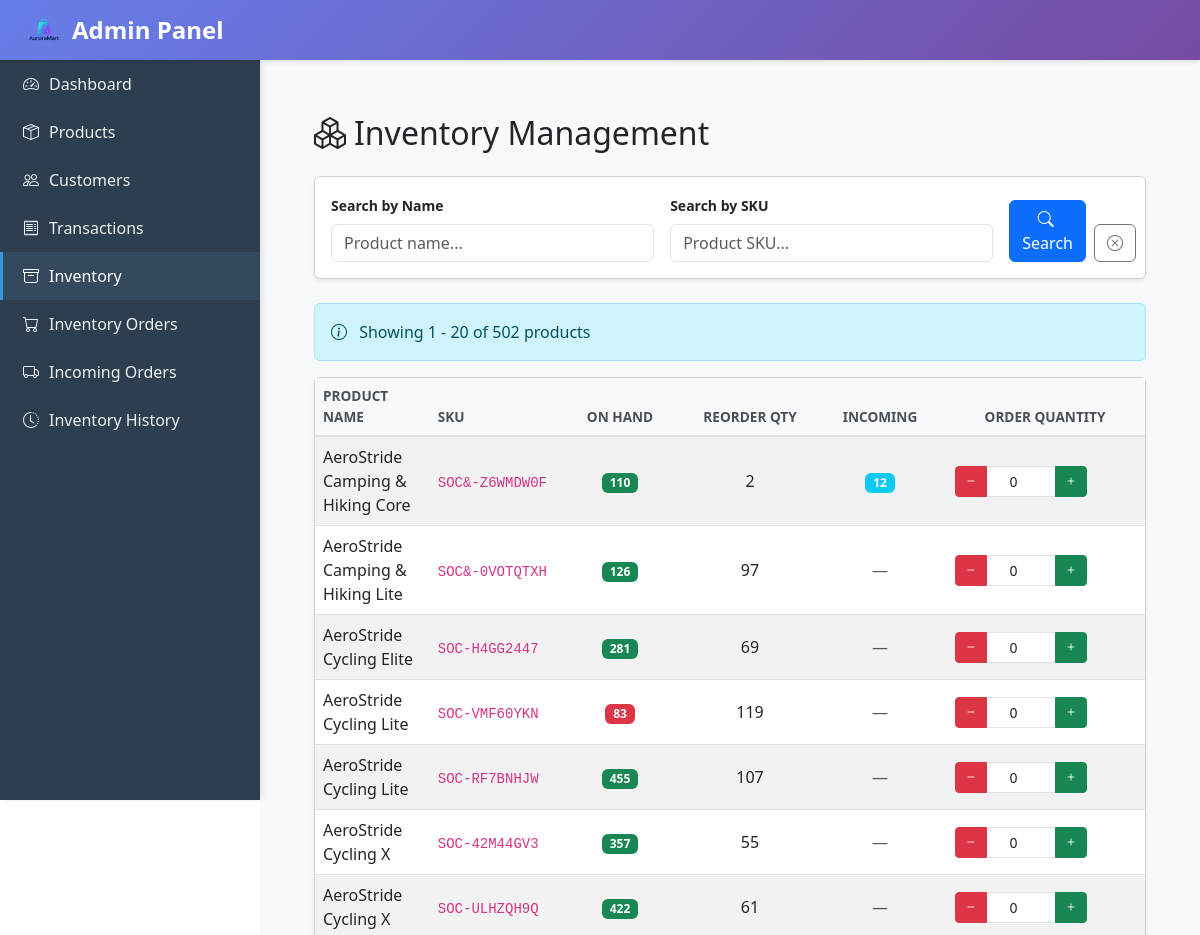
Before: /admin_panel/inventory/ (upper part) with the older database file.
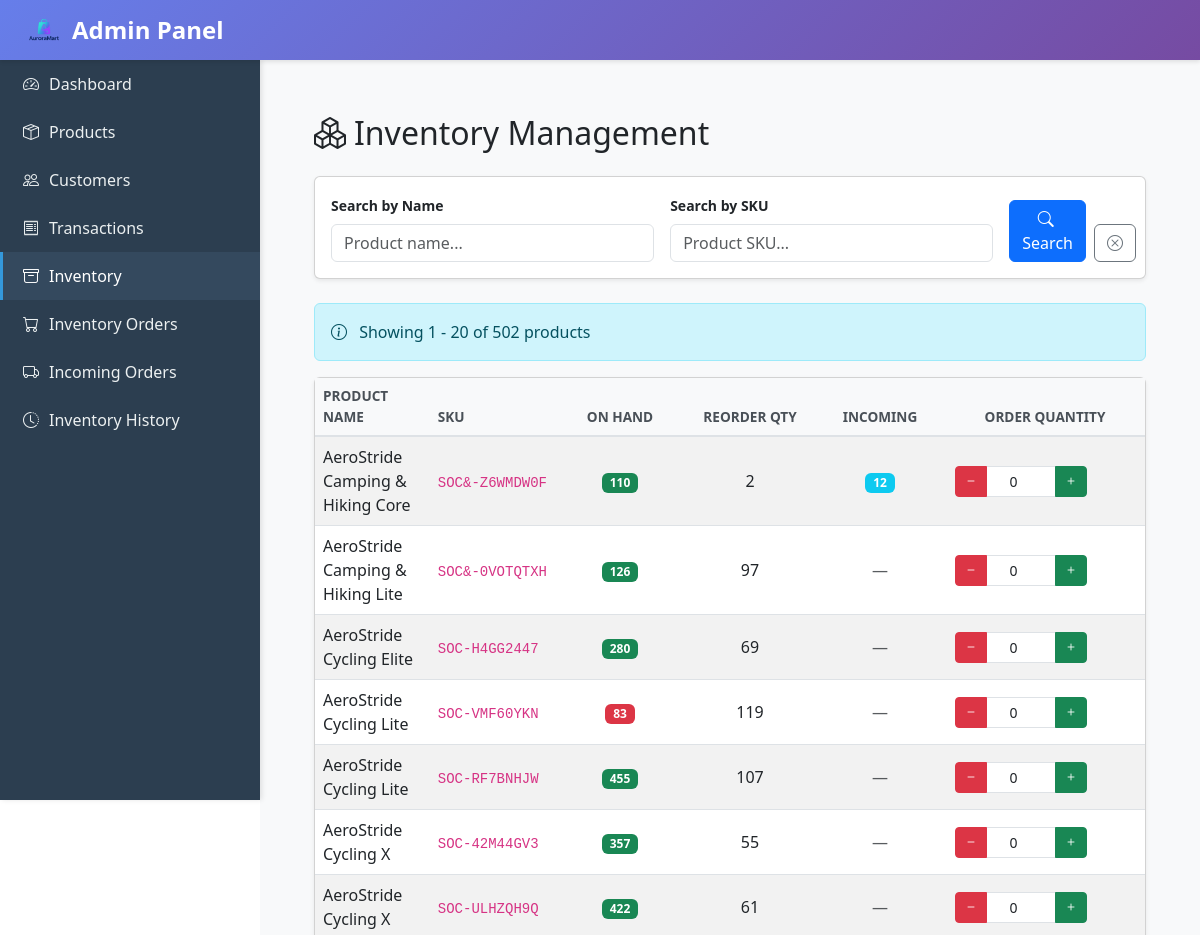
After: the same page with the newer database file.
### auroramart/models.py (models this page shows, shortened)
class Product(models.Model):
    sku = models.CharField(max_length=64, unique=True, verbose_name="SKU Code")
    name = models.CharField(max_length=255, verbose_name="Product Name")
    description = models.TextField(blank=True, verbose_name="Product Description")
    category = models.ForeignKey(
        Category, related_name="products", on_delete=models.PROTECT, verbose_name="Product Category"
    )
    subcategory = models.ForeignKey(
        SubCategory, related_name="products", on_delete=models.PROTECT, verbose_name="Product Subcategory"
    )
    quantity_on_hand = models.PositiveIntegerField(default=0, validators=[MinValueValidator(0)])
    reorder_quantity = models.PositiveIntegerField(default=10, validators=[MinValueValidator(0)])
    unit_price = models.DecimalField(
        max_digits=10, decimal_places=2, default=0.00, validators=[MinValueValidator(0)]
    )
    rating = models.DecimalField(
        max_digits=3,
        decimal_places=1,
        default=0.0,
        null=True,
        blank=True,
        validators=[MinValueValidator(0), MaxValueValidator(5)],
        verbose_name="Product Rating"
    )
    is_active = models.BooleanField(default=True)
    image_url = models.URLField(
        max_length=500,
        blank=True,
        null=True,
        verbose_name="Image URL",
        help_text="External image URL (e.g., from Google Images)"
    )
    image = models.ImageField(
        upload_to='products/',
        blank=True,
        null=True,
        verbose_name="Product Image",
        help_text="Upload a product image file"
    )
    class Meta:
        ordering = ["name"]
        indexes = [
            models.Index(fields=["sku"]),
            models.Index(fields=["is_active"]),
        ]

### admin_panel/views.py (the view, shortened to what this page needs)
# urls.py: path("inventory/", views.inventory_list, name="inventory_list"),
def inventory_list(request):
    products = Product.objects.all()
    search_query = request.GET.get('q', '')
    sku_query = request.GET.get('sku', '')
    if search_query:
        products = products.filter(name__icontains=search_query)
    if sku_query:
        exact_match = products.filter(sku__iexact=sku_query)
        if exact_match.exists():
            products = exact_match
        else:
            products = products.filter(sku__icontains=sku_query)
    paginator = Paginator(products, 20)
    page_number = request.GET.get('page')
    page_obj = paginator.get_page(page_number)
    order_cart = request.session.get('order_cart', {})
    for product in page_obj:
        product.order_qty = order_cart.get(str(product.id), 0)
        try:
            incoming_qty = IncomingStock.objects.filter(
                product_id=product.id,
                status__in=['confirmed', 'received']
            ).values_list('quantity', flat=True)
            product.incoming_stock_qty = sum(incoming_qty) if incoming_qty else 0
        except Exception as e:
            product.incoming_stock_qty = 0
    context = {
        'page_obj': page_obj,
        'search_query': search_query,
        'sku_query': sku_query,
    }
    return render(request, 'admin_panel/inventory_list.html', context)

### ecommercemodule/context_processors.py (called while the page is built)
def cart_item_count(request):
    cart = None
    if not hasattr(request, "session"):
        return {"cart_item_count": 0}
    if request.user.is_authenticated:
        profile, _ = Customer.objects.get_or_create(user=request.user)
        cart = Cart.objects.filter(customer=profile).first()
    else:
        session_key = request.session.session_key
        if not session_key:
            request.session.create()
            session_key = request.session.session_key
        cart = Cart.objects.filter(session_key=session_key).first()
    if not cart:
        return {"cart_item_count": 0}
    total = cart.items.aggregate(total=Sum("quantity"))["total"] or 0
    return {"cart_item_count": total}

### admin_panel/templates/admin_panel/inventory_list.html (shortened to what the changed rows need)
{% extends "base.html" %}
{% block content %}
<link href="https://cdn.jsdelivr.net/npm/bootstrap@5.3.0/dist/css/bootstrap.min.css" rel="stylesheet">
<link href="https://cdn.jsdelivr.net/npm/bootstrap-icons@1.10.0/font/bootstrap-icons.css" rel="stylesheet">
<div class="container-fluid px-4 py-4">
    <div class="mb-4">
        <h2 class="mb-0"><i class="bi bi-boxes me-2"></i>Inventory Management</h2>
    </div>
    <form method="post">
        <div class="card shadow-sm">
            <div class="card-body p-0">
                <div class="table-responsive">
                    <table class="table table-hover table-striped mb-0 align-middle">
                        <thead class="table-dark">
                            <tr>
                                <th>Product Name</th>
                                <th style="width: 120px;">SKU</th>
                                <th class="text-center" style="width: 130px;">On Hand</th>
                                <th class="text-center" style="width: 130px;">Reorder Qty</th>
                                <th class="text-center" style="width: 130px;">Incoming</th>
                                <th class="text-center" style="width: 200px;">Order Quantity</th>
                            </tr>
                        </thead>
                        <tbody>
                            {% for product in page_obj %}
                            <tr>
                                <td class="fw-medium">{{ product.name }}</td>
                                <td><code>{{ product.sku }}</code></td>
                                <td class="text-center">
                                    <span class="badge {% if product.quantity_on_hand < product.reorder_quantity %}bg-danger{% else %}bg-success{% endif %}">
                                        {{ product.quantity_on_hand }}
                                    </span>
                                </td>
                                <td class="text-center">{{ product.reorder_quantity }}</td>
                                <td class="text-center">
                                    {% if product.incoming_stock_qty > 0 %}
                                        <span class="badge bg-info">{{ product.incoming_stock_qty }}</span>
                                    {% else %}
                                        <span class="text-muted">—</span>
                                    {% endif %}
                                </td>
                                <td class="text-center">
                                    <div class="input-group input-group-sm" style="width: 180px; margin: 0 auto;">
                                        <button type="submit" name="decrement" value="{{ product.id }}" class="btn btn-danger" title="Decrease">
                                            <i class="bi bi-dash"></i>
                                        </button>
                                        <input type="number"
                                               name="order_qty_{{ product.id }}"
                                               value="{{ product.order_qty }}"
                                               min="0"
                                               class="form-control text-center"
                                               style="max-width: 70px;">
                                        <button type="submit" name="increment" value="{{ product.id }}" class="btn btn-success" title="Increase">
                                            <i class="bi bi-plus"></i>
                                        </button>
                                    </div>
                                </td>
                            </tr>
                            {% endfor %}
                        </tbody>
                    </table>
                </div>
            </div>
        </div>
    </form>
</div>
{% endblock %}

Changed rows visible on the page:
changed Product "AeroStride Cycling Elite": quantity_on_hand "281" → "280"
